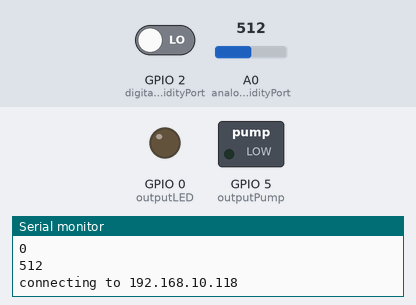
Bench run of a sketch on a simulated ESP8266 (NodeMCU). Parts: switched loads named in the sketch (green lamp = pin HIGH), output pins drawn as LEDs (lit = HIGH), the last lines printed to the serial monitor. The inputs (shaded band) are chosen by the test bench; at power-on: GPIO 2 (digitalHumidityPort) LOW, A0 (analogHumidityPort) = 512. WiFi joins after 1.5 s; servers stay silent unless stated.

Above: at 2.9 s.
3.0 s: GPIO 2 (digitalHumidityPort) driven HIGH
At 13.2 s:
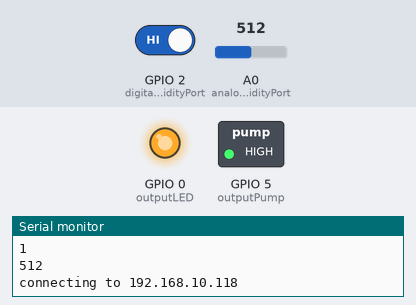
Timing chart, 0 to 24.6 s (numbered marks = the images above; inputs shaded):
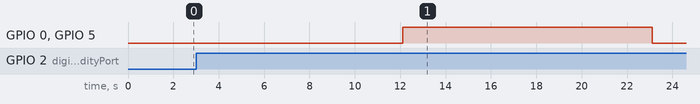

The sketch:

Pumpensteuerung.ino
```cpp
//#define debug //Comment out if no debug
#include <ESP8266WiFi.h>
#include <ESP8266HTTPClient.h>

//Wifi Communication
const char* ssid = "Coredy E300";
const char* password = "<Insert Password here>";
const char* hashValue= "<Insert HASH here>";
const char* host = "192.168.10.118";
const int httpPort = 50000;

//Sensor Values
int sensorID = 1;
int sensorType = 0; //0 = Wassersensor
int digitalHumidityPort = 2;
int analogHumidityPort = A0;
int outputPump = 5;
int outputLED = 0;

int error = 0;

void postErrorMessage(int sensor, int errorType, String message){
  String url = "/Error/InsertError";
  WiFiClient client = connectWifi();
  String strValue("sensorId=");
  strValue += String(sensor);
  strValue += String("&errorType=");
  strValue += String(errorType);
  strValue += String("&message=");
  strValue += String(message);
  strValue += getHashString();


  #ifdef debug
    Serial.println(strValue);
    Serial.println(strValue.length());
  #endif

  client.print(String("POST ") + url + " HTTP/1.1\r\n" +
               "Host: " + host + "\r\n" +
               "Content-Type: application/x-www-form-urlencoded\r\n" +
               "Content-Length: " + strValue.length() + "\r\n" +
               "\r\n" +
               strValue
               );
}


void postSensorValue(int Type, int sensor, int value){
  String url = "/SensorValue/InsertValue";
  WiFiClient client = connectWifi();
  String strValue("sensorType=");
  strValue += String(Type);
  strValue += String("&sensorId=");
  strValue += String(sensor);
  strValue += String("&value=");
  strValue += String(value);
  strValue += getHashString();

  #ifdef debug
    Serial.println(strValue);
    Serial.println(strValue.length());
  #endif

  client.print(String("POST ") + url + " HTTP/1.1\r\n" +
               "Host: " + host + "\r\n" +
               "Content-Type: application/x-www-form-urlencoded\r\n" +
               "Content-Length: " + strValue.length() + "\r\n" +
               "\r\n" +
               strValue
               );
}

// the setup function runs once when you press reset or power the board
void setup() {
  // initialize digital pin LED_BUILTIN as an output.
  Serial.begin(115200);
  pinMode(digitalHumidityPort, INPUT);
  pinMode(analogHumidityPort, INPUT);
  pinMode(outputPump, OUTPUT);
  pinMode(outputLED, OUTPUT);
  digitalWrite(outputLED, LOW);
  connectWifi();
}

// the loop function runs over and over again forever
void loop() {
  int Humidity = digitalRead(digitalHumidityPort);
  Serial.println(Humidity);
  Serial.println(analogRead(analogHumidityPort));
  if(Humidity == 1 && error == 0){
    bewaessern();
  }
  // print out the state of the button:
  postSensorValue(0,sensorID,analogRead(analogHumidityPort));
  delay(10000);        // delay in between reads for stability
}

void bewaessern(){
  postSensorValue(sensorType,sensorID,0); //0 -> wenn die Bewässerung gestartet wird
  digitalWrite(outputLED, HIGH);
  digitalWrite(outputPump, HIGH);
  //Water Soil for x seconds
  delay(11000);
  digitalWrite(outputLED, LOW);
  digitalWrite(outputPump, LOW);
  //Wait for 30 seconds for Water to flow into Soil
  for (int i=1; i <= 30; i++){
      postSensorValue(0,sensorID,analogRead(analogHumidityPort));
      delay(1000);
  }
  if(digitalRead(digitalHumidityPort)){
    //Wasser im Tank leer
    String errorMessage = String("Wasserstand niedrig. Bitte Wasser in Bewässerungssystem '" + String(sensorID) + "' nachfüllen.");
    postErrorMessage(sensorID, 2, errorMessage);
    error = 1;
  } else{
    //Erfolgreiche Bewässerung
    postSensorValue(sensorType,sensorID,1); //1 -> wenn erfolgreich bewässert wurde
  }
}

WiFiClient connectWifi(){
  #ifdef debug
    Serial.begin(115200);
    Serial.println();
    Serial.print("connecting to ");
    Serial.println(ssid);
  #endif

  WiFi.mode(WIFI_STA);
  WiFi.begin(ssid, password);
  while (WiFi.status() != WL_CONNECTED) {
    delay(500);
    #ifdef debug
      Serial.print(".");
    #endif
  }
  #ifdef debug
    Serial.println("");
    Serial.println("WiFi connected");
    Serial.println("IP address: ");
    Serial.println(WiFi.localIP());
  #endif


  WiFiClient client;
  Serial.print("connecting to ");
  Serial.println(host);
  if (!client.connect(host, httpPort)) {
    #ifdef debug
      Serial.println("connection failed");
    #endif
    return client;
  }
}

String getHashString(){
    return String(String("&hash=") + hashValue);
}
```

Measured:
- after the input at 3.0 s, GPIO 0 (outputLED), GPIO 5 (outputPump): LOW → HIGH after 9.1 s, → LOW 11.0 s later
